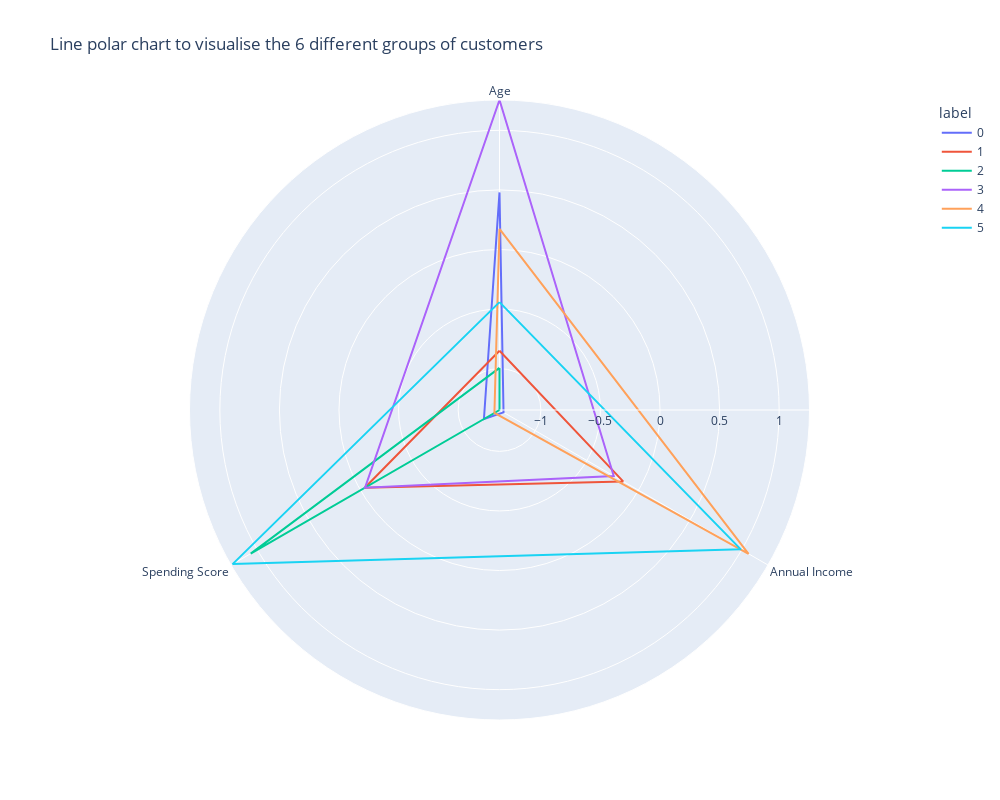

The notebook cell saved with this chart:
### Code cell
# Visualising the 6 different groups of customers
df_scaled_new = df_scaled
df_scaled_new['label']=kmeans.labels_
polar=df_scaled_new.groupby("label").mean().reset_index()
polar=pd.melt(polar,id_vars=["label"])
fig2 = px.line_polar(polar, r="value", theta="variable", color="label", line_close=True,height=800,width=1000, title="Line polar chart to visualise the 6 different groups of customers")
fig2.show()

### Figure 1 — Plotly figure (JSON) as saved in the notebook; plotly's stock layout.template omitted (floating-point values rounded to 4 significant figures)
{"data": [{"hovertemplate": "label=0<br>value=%{r}<br>variable=%{theta}<extra></extra>", "legendgroup": "0", "line": {"color": "#636efa", "dash": "solid"}, "mode": "lines", "name": "0", "r": [0.479, -1.308, -1.196, 0.479], "showlegend": true, "subplot": "polar", "theta": ["Age", "Annual Income", "Spending Score", "Age"], "type": "scatterpolar"}, {"hovertemplate": "label=1<br>value=%{r}<br>variable=%{theta}<extra></extra>", "legendgroup": "1", "line": {"color": "#EF553B", "dash": "solid"}, "mode": "lines", "name": "1", "r": [-0.8504, -0.1489, -0.04148, -0.8504], "showlegend": true, "subplot": "polar", "theta": ["Age", "Annual Income", "Spending Score", "Age"], "type": "scatterpolar"}, {"hovertemplate": "label=2<br>value=%{r}<br>variable=%{theta}<extra></extra>", "legendgroup": "2", "line": {"color": "#00cc96", "dash": "solid"}, "mode": "lines", "name": "2", "r": [-0.994, -1.347, 1.064, -0.994], "showlegend": true, "subplot": "polar", "theta": ["Age", "Annual Income", "Spending Score", "Age"], "type": "scatterpolar"}, {"hovertemplate": "label=3<br>value=%{r}<br>variable=%{theta}<extra></extra>", "legendgroup": "3", "line": {"color": "#ab63fa", "dash": "solid"}, "mode": "lines", "name": "3", "r": [1.255, -0.2402, -0.044, 1.255], "showlegend": true, "subplot": "polar", "theta": ["Age", "Annual Income", "Spending Score", "Age"], "type": "scatterpolar"}, {"hovertemplate": "label=4<br>value=%{r}<br>variable=%{theta}<extra></extra>", "legendgroup": "4", "line": {"color": "#FFA15A", "dash": "solid"}, "mode": "lines", "name": "4", "r": [0.1733, 1.066, -1.298, 0.1733], "showlegend": true, "subplot": "polar", "theta": ["Age", "Annual Income", "Spending Score", "Age"], "type": "scatterpolar"}, {"hovertemplate": "label=5<br>value=%{r}<br>variable=%{theta}<extra></extra>", "legendgroup": "5", "line": {"color": "#19d3f3", "dash": "solid"}, "mode": "lines", "name": "5", "r": [-0.4419, 0.9916, 1.24, -0.4419], "showlegend": true, "subplot": "polar", "theta": ["Age", "Annual Income", "Spending Score", "Age"], "type": "scatterpolar"}], "layout": {"height": 800, "legend": {"title": {"text": "label"}, "tracegroupgap": 0}, "polar": {"angularaxis": {"direction": "clockwise", "rotation": 90}, "domain": {"x": [0, 1], "y": [0, 1]}}, "title": {"text": "Line polar chart to visualise the 6 different groups of customers"}, "width": 1000}}
